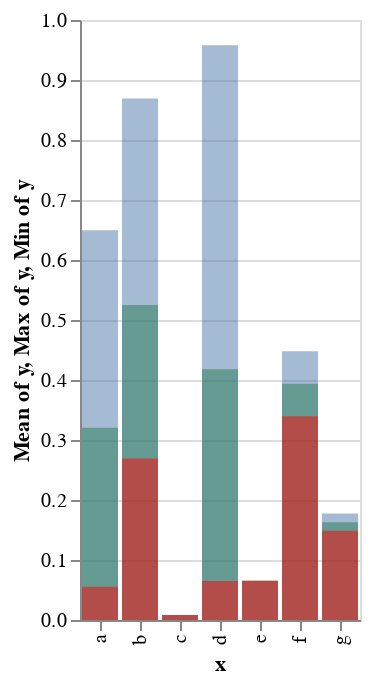

Notebook source saved alongside this figure:
### Markdown cell above
## Barplot

### Code cell
x = rand(collect('a':'g'),20)
y = rand(20)
@vlplot() + barplot(x,y,y_agg="mean",color="green",opacity=0.5) + barplot(x,y,y_agg="max",opacity=0.5) + barplot(x,y,y_agg="min",color="red",opacity=0.5)
# b = barplot(x,y,y_agg="count",opacity=0.1)

### Figure 1 — Vega-Lite specification as saved in the notebook (floating-point values rounded to 4 significant figures)
{"layer": [{"data": {"values": [{"x": "d", "y": 0.06519}, {"x": "a", "y": 0.128}, {"x": "a", "y": 0.05554}, {"x": "f", "y": 0.3395}, {"x": "g", "y": 0.1486}, {"x": "e", "y": 0.06555}, {"x": "c", "y": 0.00825}, {"x": "f", "y": 0.448}, {"x": "g", "y": 0.1773}, {"x": "b", "y": 0.269}, {"x": "b", "y": 0.8559}, {"x": "a", "y": 0.4822}, {"x": "a", "y": 0.6495}, {"x": "b", "y": 0.2784}, {"x": "b", "y": 0.3522}, {"x": "b", "y": 0.8694}, {"x": "d", "y": 0.958}, {"x": "d", "y": 0.2303}, {"x": "a", "y": 0.2423}, {"x": "a", "y": 0.3649}]}, "encoding": {"color": {"value": "green"}, "x": {"field": "x", "type": "nominal"}, "y": {"aggregate": "mean", "field": "y", "type": "quantitative"}}, "mark": {"opacity": 0.5, "type": "bar"}}, {"data": {"values": [{"x": "d", "y": 0.06519}, {"x": "a", "y": 0.128}, {"x": "a", "y": 0.05554}, {"x": "f", "y": 0.3395}, {"x": "g", "y": 0.1486}, {"x": "e", "y": 0.06555}, {"x": "c", "y": 0.00825}, {"x": "f", "y": 0.448}, {"x": "g", "y": 0.1773}, {"x": "b", "y": 0.269}, {"x": "b", "y": 0.8559}, {"x": "a", "y": 0.4822}, {"x": "a", "y": 0.6495}, {"x": "b", "y": 0.2784}, {"x": "b", "y": 0.3522}, {"x": "b", "y": 0.8694}, {"x": "d", "y": 0.958}, {"x": "d", "y": 0.2303}, {"x": "a", "y": 0.2423}, {"x": "a", "y": 0.3649}]}, "encoding": {"x": {"field": "x", "type": "nominal"}, "y": {"aggregate": "max", "field": "y", "type": "quantitative"}}, "mark": {"opacity": 0.5, "type": "bar"}}, {"data": {"values": [{"x": "d", "y": 0.06519}, {"x": "a", "y": 0.128}, {"x": "a", "y": 0.05554}, {"x": "f", "y": 0.3395}, {"x": "g", "y": 0.1486}, {"x": "e", "y": 0.06555}, {"x": "c", "y": 0.00825}, {"x": "f", "y": 0.448}, {"x": "g", "y": 0.1773}, {"x": "b", "y": 0.269}, {"x": "b", "y": 0.8559}, {"x": "a", "y": 0.4822}, {"x": "a", "y": 0.6495}, {"x": "b", "y": 0.2784}, {"x": "b", "y": 0.3522}, {"x": "b", "y": 0.8694}, {"x": "d", "y": 0.958}, {"x": "d", "y": 0.2303}, {"x": "a", "y": 0.2423}, {"x": "a", "y": 0.3649}]}, "encoding": {"color": {"value": "red"}, "x": {"field": "x", "type": "nominal"}, "y": {"aggregate": "min", "field": "y", "type": "quantitative"}}, "mark": {"opacity": 0.5, "type": "bar"}}]}
